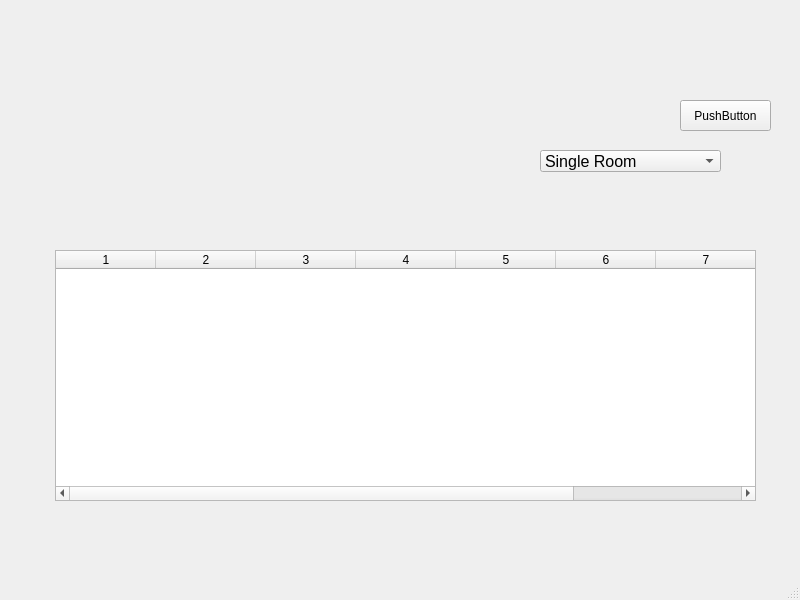
<?xml version="1.0" encoding="UTF-8"?>
<ui version="4.0">
 <class>Bookig_MainWindow</class>
 <widget class="QMainWindow" name="Bookig_MainWindow">
  <property name="geometry">
   <rect>
    <x>0</x>
    <y>0</y>
    <width>800</width>
    <height>600</height>
   </rect>
  </property>
  <property name="windowTitle">
   <string>MainWindow</string>
  </property>
  <widget class="QWidget" name="centralwidget">
   <widget class="QComboBox" name="rooms_type">
    <property name="geometry">
     <rect>
      <x>540</x>
      <y>150</y>
      <width>181</width>
      <height>22</height>
     </rect>
    </property>
    <property name="font">
     <font>
      <family>Arial</family>
      <pointsize>12</pointsize>
     </font>
    </property>
    <item>
     <property name="text">
      <string>Single Room</string>
     </property>
    </item>
    <item>
     <property name="text">
      <string>Double Room</string>
     </property>
    </item>
    <item>
     <property name="text">
      <string>Family Rooms</string>
     </property>
    </item>
   </widget>
   <widget class="QTableWidget" name="booking_table">
    <property name="geometry">
     <rect>
      <x>55</x>
      <y>250</y>
      <width>701</width>
      <height>251</height>
     </rect>
    </property>
    <property name="columnCount">
     <number>8</number>
    </property>
    <column/>
    <column/>
    <column/>
    <column/>
    <column/>
    <column/>
    <column/>
    <column/>
   </widget>
   <widget class="QPushButton" name="logout_btn">
    <property name="geometry">
     <rect>
      <x>680</x>
      <y>100</y>
      <width>91</width>
      <height>31</height>
     </rect>
    </property>
    <property name="text">
     <string>PushButton</string>
    </property>
   </widget>
  </widget>
  <widget class="QStatusBar" name="statusbar"/>
 </widget>
 <resources/>
 <connections/>
</ui>
